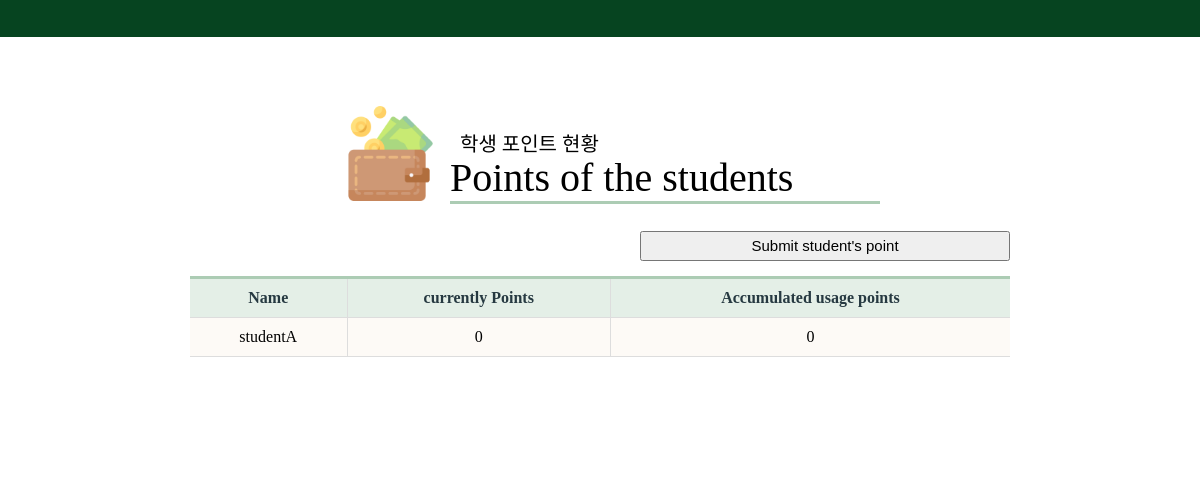
Before: /student-log (signed in) with the older database file.
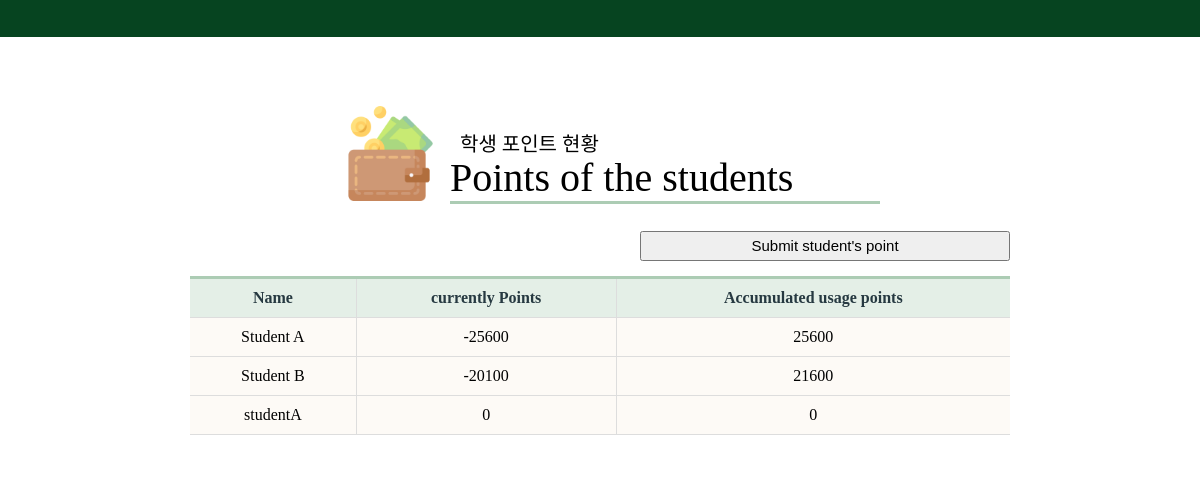
After: the same page with the newer database file.
### administrator/models.py (models this page shows, shortened)
class Student(models.Model):
    teacher = models.ForeignKey(User, on_delete=models.CASCADE, null=False)
    name = models.CharField(max_length=10, null=True)
    email = models.EmailField(max_length=100, null = True)
    phone = models.CharField(max_length=20, null=True)
    point =  models.IntegerField( default=0, null=True, blank=True)
    point_used = models.IntegerField(default=0, blank=True, null=True)

### administrator/views.py (the view, shortened to what this page needs)
# urls.py: path('student-log', views.StudentLogView.as_view(), name='student_log'),
class StudentLogView(LoginRequiredMixin, ListView):
    login_url = 'login/'
    template_name = 'administrator/student/point.html'
    model = Student

### administrator/templates/administrator/student/point.html (shortened to what this page needs)
{% extends 'administrator/observation/student.html' %}
{% load static %}
{% block title %}
    <link rel="stylesheet" href="{% static 'All.css' %}" />
{% endblock title %}
{% block subject %}
    <h3>학생 포인트 현황</h3>
    <h1>Points of the students</h1>
{% endblock subject %}
{% block top %}
    <img id="topImg" src="{%static 'main/wallet.png' %}"/>
{% endblock top %}
{%block content %}
<form action="" method="POST" enctype="multipart/form-data">
    <input id = "post_button" role="button" type="submit" name="submit_point" value="Submit student's point"/><br/>
</form>
{% endblock content %}
{% block table %}
    <th >Name</th>
    <th >currently Points</th>
    <th >Accumulated usage points</th>
{% endblock table %}
{% block data %}
{% for object in object_list %}
    {% if object.name == 'teacher' %}
    {% else %}
    <tr>
        <td>{{ object.name }}</td>
        <td>{{ object.point }}</td>
        <td>{{ object.point_used }}</td>
    </tr>
    {% endif %}
{% endfor %}
{% endblock data %}

### administrator/templates/administrator/observation/student.html (shortened to what this page needs)
{% load static %}
<!DOCTYPE html>
<html>
<head>
    {% block title %}{% endblock title %}
</head>
<body>
    <div class="design">
        <div id="student_list">
            <header>
            </header>
            <div id="head">
            {% block subject %}{% endblock subject %}
        </div>
        <div id="top">
            {% block top %}{% endblock top %}
         </div>
    </div>
   {% block content %}
   {% endblock content %}
   <table class="table">
        <thead>
             <tr>
                {% block table %}{% endblock table %}
            </tr>
            {% block data %}{% endblock data %}
            <tbody id="myTable"> </tbody>
        </thead>
    </table>
</body>
</html>

### administrator/static/All.css (style rules this page uses)
body { display: flex; justify-content: center; align-items: center; background: rgb(255, 255, 255); overflow:auto; }
header { position: fixed !important; width: 100%; justify-content: center; align-items: center; width:100%; height:50px; left:0px; top:-13px; background-color: rgb(6, 68, 32); position: relative; }
h1 { position:relative; font-size:40px; color: rgb(0, 0, 0); font-weight:500; top:70px; left:65px; margin-left: auto; margin-right: auto; width:430px; border-bottom:3px solid rgb(172, 204, 180); z-index:0; }
h3 { position:relative; font-size:20px; color: rgb(0, 0, 0); font-weight:500; top:100px; left:70px; margin-left: auto; margin-right: auto; width:420px; z-index:0; }
#top { position:relative }
#topImg { position:relative; display:block; margin:auto; width:95px; height:95px; left:-210px; top:-55px; border-bottom:2px; z-index:2; }
.table { position:relative; width:820px; height:200px; top:-10px; margin-left: auto; margin-right: auto; text-align:center; border-collapse: collapse; border-top: 3px solid rgb(172, 204, 180); }
.table th { color: rgb(38, 57, 65); background: rgb(228, 239, 231); text-align: center; }
.table th, .table td { padding: 10px; border: 1px solid #ddd; }
.table th:first-child, .table td:first-child { border-left: 0; }
.table th:last-child, .table td:last-child { border-right: 0; }
.table tr { background: rgb(253, 250, 246); }
.table tr td:first-child { text-align: center; }
#post_button { position:relative; top:-25px; left:450px; width:370px; height:30px; font-size:15px; }

Changed rows visible on the page:
added Student: name "Student A", point "-25600", point_used "25600"
added Student: name "Student B", point "-20100", point_used "21600"
